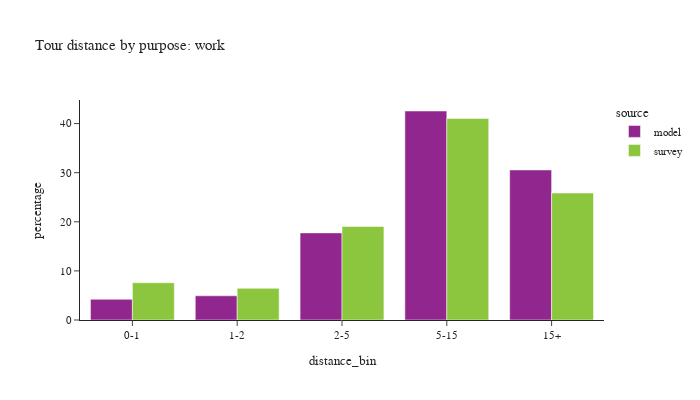

Notebook source saved alongside this figure:
### Code cell
plot_bins(tour, tour['pdpurp'] == 1, 'work')

### Figure 1 — Plotly figure (JSON) as saved in the notebook; plotly's stock layout.template omitted (floating-point values rounded to 4 significant figures)
{"data": [{"alignmentgroup": "True", "customdata": [[6432], [7536], [27125], [65082], [46732]], "hovertemplate": "source=model<br>distance_bin=%{x}<br>percentage=%{y}<br>sample count=%{customdata[0]}<extra></extra>", "legendgroup": "model", "marker": {"color": "#91268F", "pattern": {"shape": ""}}, "name": "model", "offsetgroup": "model", "orientation": "v", "showlegend": true, "textposition": "auto", "type": "bar", "x": ["0-1", "1-2", "2-5", "5-15", "15+"], "xaxis": "x", "y": [4.206, 4.928, 17.74, 42.56, 30.56], "yaxis": "y"}, {"alignmentgroup": "True", "customdata": [[332], [264], [578], [910], [462]], "hovertemplate": "source=survey<br>distance_bin=%{x}<br>percentage=%{y}<br>sample count=%{customdata[0]}<extra></extra>", "legendgroup": "survey", "marker": {"color": "#8CC63E", "pattern": {"shape": ""}}, "name": "survey", "offsetgroup": "survey", "orientation": "v", "showlegend": true, "textposition": "auto", "type": "bar", "x": ["0-1", "1-2", "2-5", "5-15", "15+"], "xaxis": "x", "y": [7.593, 6.452, 19.05, 41.05, 25.86], "yaxis": "y"}], "layout": {"barmode": "group", "font": {"size": 11}, "height": 400, "legend": {"title": {"text": "source"}, "tracegroupgap": 0}, "title": {"text": "Tour distance by purpose: work"}, "width": 700, "xaxis": {"anchor": "y", "domain": [0.0, 1.0], "title": {"text": "distance_bin"}}, "yaxis": {"anchor": "x", "domain": [0.0, 1.0], "title": {"text": "percentage"}}}}
